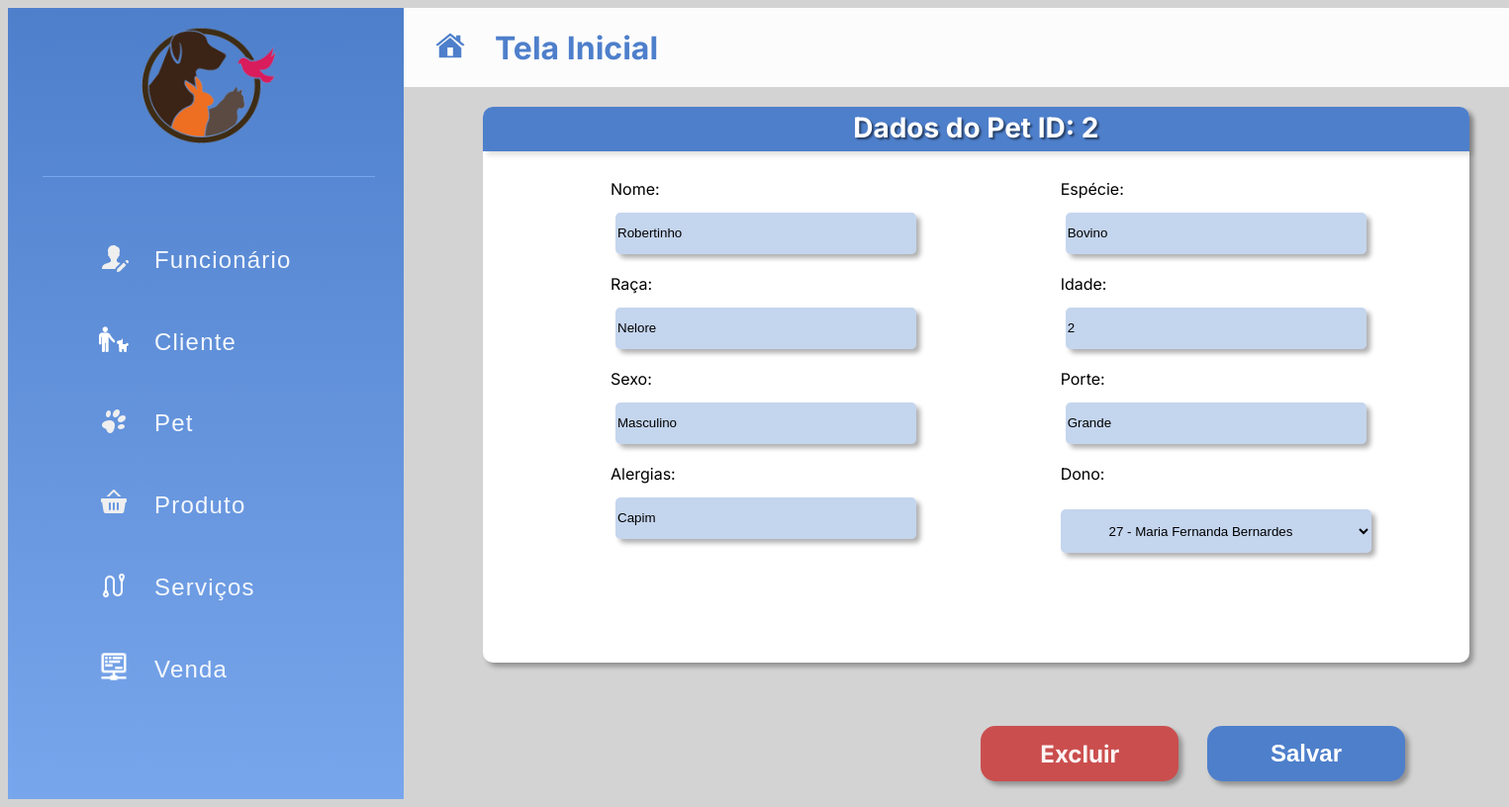
Page /infoPet/2/ on the committed database.
### appPetPlanet/models.py (models this page shows)
class Pet(models.Model):
    id_pet = models.AutoField(primary_key=True)
    nome = models.TextField()
    especie = models.TextField()
    raca = models.TextField()
    idade = models.TextField()
    sexo = models.TextField()
    porte = models.TextField()
    alergias = models.TextField()
    id_dono = models.IntegerField(default=1)

### appPetPlanet/views.py (the view)
# urls.py: path('infoPet/', views.infoPet, name='infoPet'),
def infoPet(request, IDPet):
    pet = Pet.objects.get(id_pet=IDPet)
    try:
        dono = Cliente.objects.get(id_cliente=pet.id_dono)
    except Cliente.DoesNotExist:
        dono = Cliente()
        dono.nome = "Sem dono definido"
    args = {
        'pet': pet,
        'dono': dono,
        'clientes': Cliente.objects.all(),
    }
    return render(request, 'pet/infoPet.html', args)

### appPetPlanet/templates/pet/infoPet.html (shortened to what this page needs)
{% extends 'navBar.html' %}
{% block conteudo %}
<form action="{% url 'editarPetNoDB' %}{{pet.id_pet}}" method="post">
    <div class="container-info">
        <div class="titulo-info">
            <H1>Dados do Pet ID: {{ pet.id_pet }}<br></H1>
        </div>
        <div class="conteudo-info-funcionario">
            <div>
                <label for="">Nome:</label>
                <input name="nome" type="text" value="{{ pet.nome }}"><br>
            </div>
            <div>
                <label for="">Espécie:</label>
                <input name="especie" type="text" value="{{ pet.especie }}"><br>
            </div>
            <div>
                <label for="">Raça:</label>
                <input name="raca" type="text" value="{{ pet.raca }}"><br>
            </div>
            <div>
                <label for="">Idade:</label>
                <input name="idade" type="text" value="{{ pet.idade }}"><br>
            </div>
            <div>
                <label for="">Sexo:</label>
                <input name="sexo" type="text" value="{{ pet.sexo }}"><br>
            </div>
            <div>
                <label for="">Porte:</label>
                <input name="porte" type="text" value="{{ pet.porte }}"><br>
            </div>
            <div>
                <label for="">Alergias:</label>
                <input name="alergias" type="text" value="{{ pet.alergias }}"><br>
            </div>
            <div>
                <label for="">Dono:</label>
                <select name="dono" type="text" value="{{ donoPet }}">
                    <option nome="id_dono" type="input" value="{{ pet.id_dono }}">
                        {{ pet.id_dono }} - {{ dono.nome}}
                    </option>
                </select>
            </div>
        </div>
    </div>
    <button class="botao-padrao">Salvar</button>
</form>
<div class="botao-excluir">
    <a href="{% url 'excluirPetDB' %}{{ pet.id_pet }}">Excluir</a>
</div>
{% endblock %}

### static/navBar.css (style rules this page uses)
body { background-color: rgb(211, 211, 211); font-family: "Inter", sans-serif; }
a { text-decoration: none; color: #fffe; }

### static/cadastrar.css (style rules this page uses)
input, select, textarea { box-shadow: 4px 4px 5px rgba(0, 0, 0, 0.315); }
.botao-padrao { background-color: #4e7fcb; color: #fff; border: #4e7fcb; font-size: 24px; font-weight: 700; box-sizing: border-box; width: 200px; height: 56px; border-radius: 15px; position: fixed; top: 90%; left: 80%; box-shadow: 4px 4px 5px rgba(0, 0, 0, 0.315); }
.botao-excluir { background-color: #cb4e4e; color: #fff; border: #cb4e4e; font-size: 24px; font-weight: 700; box-sizing: border-box; width: 200px; height: 56px; border-radius: 15px; position: fixed; top: 90%; left: 65%; box-shadow: 4px 4px 5px rgba(0, 0, 0, 0.315); display: flex; justify-content: center; align-items: center; }
.campo-selectServiço select,input { width: 300px; height: 40px; border-radius: 5px; background-color: #4e80cb54; border: 0; margin: 3px 0; }
.container-info { width: 997px; min-height: 562px; background-color: #fff; border-radius: 10px; position: relative; top: 15%; left: 5%; box-shadow: 4px 4px 5px rgba(0, 0, 0, 0.315); display: grid; grid-template-rows: 8% 35% auto; }
.titulo-info { background-color: #4e7fcb; border-radius: 10px 10px 0 0; width: 100%; text-shadow: rgba(0, 0, 0, 0.504) 2px 2px 2px; box-shadow: 4px 4px 5px rgba(0, 0, 0, 0.123); }
.titulo-info h1 { display: flex; justify-content: center; align-items: center; margin-top: 4px; color: #fff; font-size: 28px; font-weight: 700; }
.conteudo-info-funcionario { margin: 10px 0 0 0; width: 100%; padding: 15px; display: flex; flex-wrap: wrap; justify-content: center; }
.conteudo-info-funcionario div { display: flex; flex-wrap: wrap; justify-content: center; height: 90px; width: 45%; margin: 3px; }
.conteudo-info-funcionario label { width: 100%; padding: 0 15%; }
.conteudo-info-funcionario select { width: 70%; padding: 0 10%; margin: 0; border-radius: 5px; background-color: #4e80cb54; border: #4e80cb54; }

### rows in the picture
Pet: id_pet "2", nome "Robertinho", especie "Bovino", raca "Nelore", idade "2", sexo "Masculino", porte "Grande", alergias "Capim", dono "27 - Maria Fernanda Bernardes"
